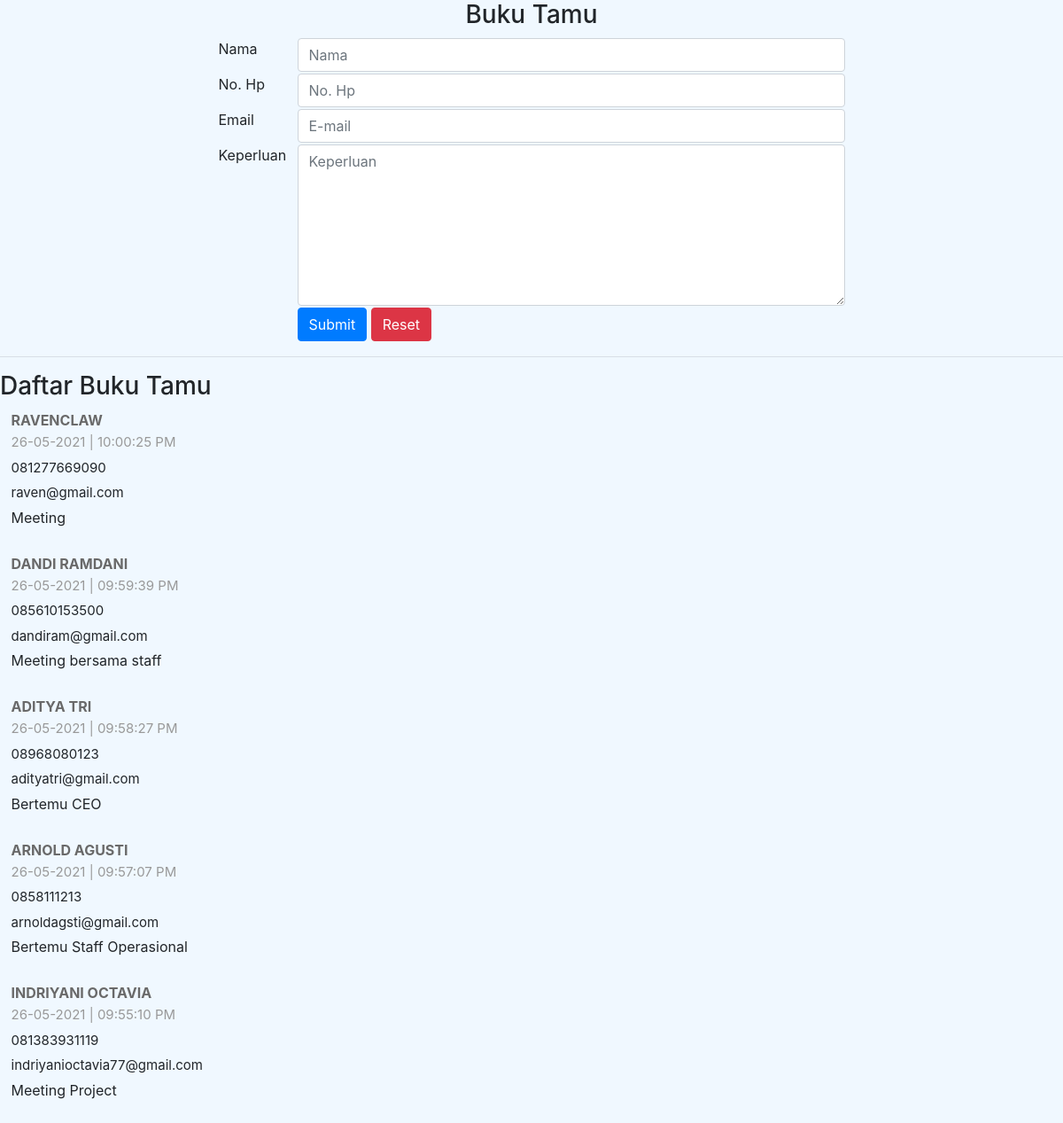
The app's page /BukuTamu/index.php with its own data.
### tables this page shows
CREATE TABLE `tamu` (
  `no` int(11) NOT NULL,
  `nama` varchar(30) NOT NULL,
  `no_hp` varchar(15) NOT NULL,
  `email` varchar(30) NOT NULL,
  `keperluan` varchar(200) NOT NULL,
  `tanggal` varchar(15) NOT NULL,
  `waktu` varchar(15) NOT NULL
);

### BukuTamu/index.php (the view, shortened to what this page needs)
<!DOCTYPE html>
<html>
<head>
	<link href="js/bootstrap.min.css" rel="stylesheet">
</head>
<body style='background-color:	#F0F8FF'>
	<div class="panel panel-primary">
	<div class="panel-heading">
		<center><h3 class="panel-title">Buku Tamu</h3><center>
	</div>
<?php
	include "koneksi.php";
	$nama=$_POST['nama'];
	$no_hp=$_POST['no_hp'];
	$email=$_POST['email'];
	$keperluan=$_POST['keperluan'];
	$tanggal=date("d-m-Y");
	$waktu=date("h:i:s A");
	$tombol=$_POST['Submit'];
	if($tombol=='Submit'){
	$insdata=mysqli_query($koneksi,"INSERT INTO tamu VALUES   (NULL,'$nama','$no_hp','$email','$keperluan','$tanggal','$waktu')");
	?>
        <table class="table" cellpadding="0" cellspacing="1" bgcolor="#B2E9FB">
            <tr>
                <td align="center" valign="middle" bgcolor="#F6FCFF"><strong>Sukses!</strong> Anda telah mengisi Buku Tamu </td>
            </tr>
            <tr>
            	<td><a href="index.php">Kembali ke buku tamu</a></td>
            </tr>
        </table>
    <?php  } else {    ?>
	<div class="panel-body">
    <form action="" method="post" name="form1">
	<center>
        <table height="219" class="tg">
			<tr>
				<td width="89" valign="top">Nama</td>
				<td width="620"><input  name="nama" class="form-control" type="text" placeholder="Nama" id="nama" required/></td>
			</tr>
			<tr>
				<td valign="top">No. Hp</td>
				<td><input  name="no_hp" class="form-control" type="text" placeholder="No. Hp" id="no_hp" required/></td>
			</tr>
			<tr>
				<td valign="top">Email</td>
				<td><input  name="email" class="form-control" type="text" placeholder="E-mail" id="email" required/></td>
			</tr>
			<tr>
				<td valign="top">Keperluan</td>
				<td><textarea  name="keperluan" class="form-control" rows="7"   placeholder="Keperluan" id="keperluan" required/></textarea></td>
			</tr>
			<tr>
				<td>&nbsp;</td>
				<td><input name="Submit" type="submit" class="btn btn-xs btn-primary" value="Submit">
				<input name="Reset" type="reset" class="btn btn-xs btn-danger" value="Reset">
				</td>
			</tr>
		</table>
		</center>
	</form>
	</div>
    <?php  }  ?>
</div>
<hr>
<div class="panel panel-primary">
	<div class="panel-heading">
		<h3 class="panel-title">Daftar Buku Tamu</h3>
	</div>
	<div class="panel-body">
<?php
$tmpbukutamu=mysqli_query($koneksi,"SELECT * FROM tamu ORDER BY no DESC LIMIT 0,5");
while($bukutm=mysqli_fetch_array($tmpbukutamu)){
?>
		<table width="452" border="0" cellpadding="0" cellspacing="1">
			<tr>
				<td height="47" align="center">
					<table width="431" border="0" cellpadding="2" cellspacing="0">
						<tr>
							<td><b style="color:#696969"><?=$gede=strtoupper($bukutm['nama'])?></b><br>
							<font style="font-size:15px; color:#999999; "><?=$bukutm['tanggal']?> | <?=$bukutm['waktu']?></font>
							</td>
						</tr>
						<tr>
							<td><font style="font-size:15px; "><?=$bukutm['no_hp']?> </font></td>
						</tr>
						<tr>
							<td><font style="font-size:15px; "><?=$bukutm['email']?> </font></td>
						</tr>
						<tr>
							<td><?=$bukutm['keperluan']?></td>
						</tr>
					</table>
				</td>
			</tr>
		</table>
		<br>
    <?php  }  ?>
	</div>
</div>
</body>
</html>

### records on screen
tamu: nama "RAVENCLAW", tanggal "26-05-2021", waktu "10:00:25 PM", no_hp "081277669090", email "raven@gmail.com", keperluan "Meeting"
tamu: nama "DANDI RAMDANI", tanggal "26-05-2021", waktu "09:59:39 PM", no_hp "085610153500", email "dandiram@gmail.com", keperluan "Meeting bersama staff"
tamu: nama "ADITYA TRI", tanggal "26-05-2021", waktu "09:58:27 PM", no_hp "08968080123", email "adityatri@gmail.com", keperluan "Bertemu CEO"
tamu: nama "ARNOLD AGUSTI", tanggal "26-05-2021", waktu "09:57:07 PM", no_hp "0858111213", email "arnoldagsti@gmail.com", keperluan "Bertemu Staff Operasional"
tamu: nama "INDRIYANI OCTAVIA", tanggal "26-05-2021", waktu "09:55:10 PM", no_hp "081383931119", email "indriyanioctavia77@gmail.com", keperluan "Meeting Project"
